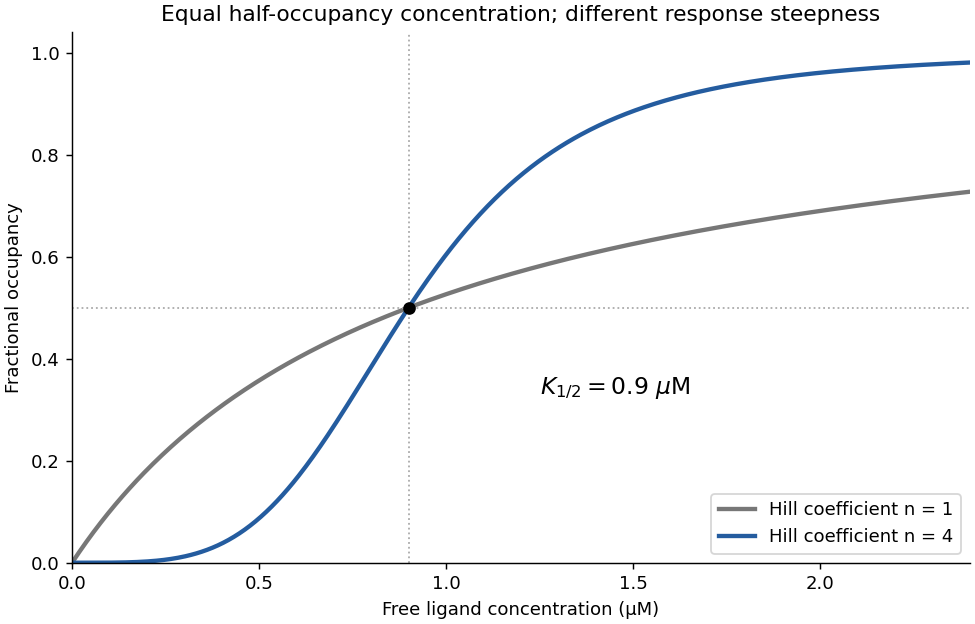

Generate this figure with Python:
"""Original Hill-equation illustration, not a digitization of the exam data.

Run from the desired media directory; the PNG is written to the cwd.
"""
from pathlib import Path
import matplotlib.pyplot as plt
import numpy as np

ligand = np.linspace(0, 2.4, 500)
half = 0.9
fig, ax = plt.subplots(figsize=(7.5, 4.8), layout='constrained', facecolor='white')
for n, colour in [(1, '#777777'), (4, '#245c9f')]:
    occupancy = ligand**n/(half**n+ligand**n)
    ax.plot(ligand, occupancy, color=colour, linewidth=2.4, label=f'Hill coefficient n = {n}')
ax.scatter([half], [0.5], color='black', zorder=4)
ax.axvline(half, color='#aaaaaa', linestyle=':', linewidth=1)
ax.axhline(0.5, color='#aaaaaa', linestyle=':', linewidth=1)
ax.set(xlabel='Free ligand concentration (µM)', ylabel='Fractional occupancy',
       xlim=(0, 2.4), ylim=(0, 1.04), title='Equal half-occupancy concentration; different response steepness')
ax.text(1.25, 0.33, r'$K_{1/2}=0.9\ \mu\mathrm{M}$', fontsize=13)
ax.legend(loc='lower right')
ax.spines[['top', 'right']].set_visible(False)
fig.savefig(Path('paper-5-cooperative-binding.png'), dpi=130, facecolor='white')
plt.close(fig)
